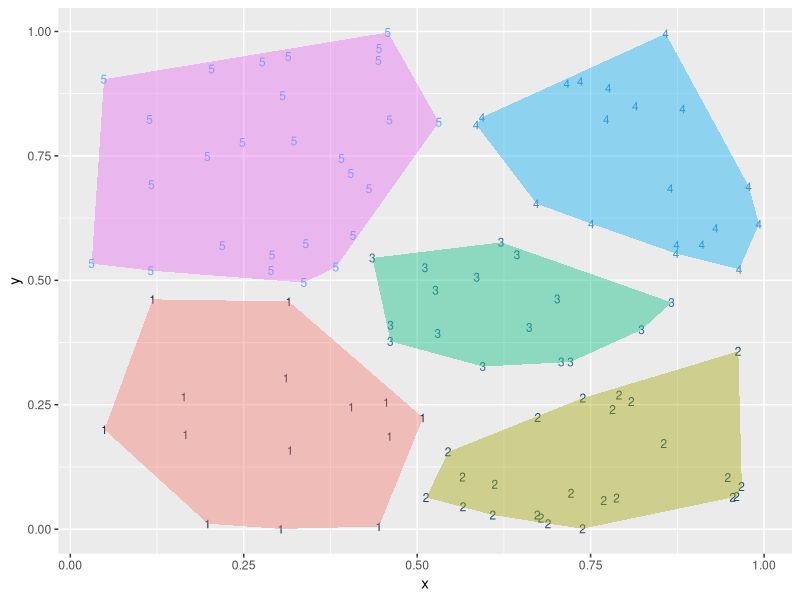

This figure's R source:
set.seed(32297)
d <- data.frame(x=runif(100),y=runif(100))
clus <- kmeans(d,centers=5)
d$cluster <- clus$cluster
library('ggplot2'); library('grDevices')
h <- do.call(rbind, lapply(unique(clus$cluster), function(c) { f <- subset(d,cluster==c); f[chull(f),]}))
ggplot() +
  geom_text(data=d,aes(label=cluster,x=x,y=y,
                       color=cluster),size=3) + 
  geom_polygon(data=h,aes(x=x,y=y,group=cluster,
                          fill=as.factor(cluster)),
                            alpha=0.4,linetype=0) +
  theme(legend.position = "none")